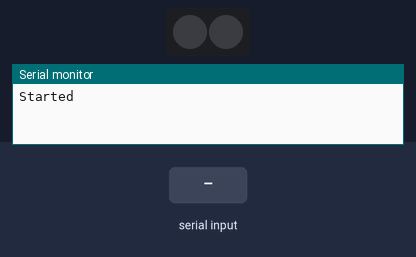
The sketch below on a simulated Arduino Uno, built with avr-gcc and run on an emulated ATmega328P. On the bench: 2 RGB LEDs in strip order, left to right, the last lines printed to the serial monitor. The inputs (shaded band) are chosen by the test bench. Dim RGB values are drawn brighter than linear; the strip is taken to match the declared colour order.

Above: at 1.8 s.
1.9 s: "P" received over the second serial link
At 3.1 s:
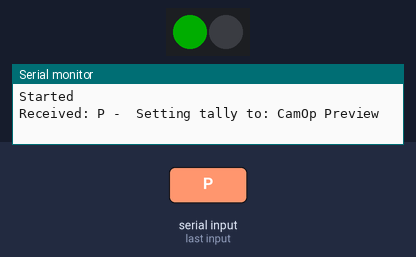
3.4 s: "B" received over the second serial link
At 4.5 s:
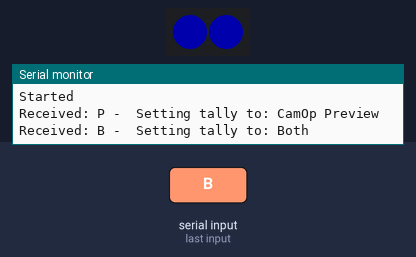
4.9 s: "L" received over the second serial link
At 5.6 s:
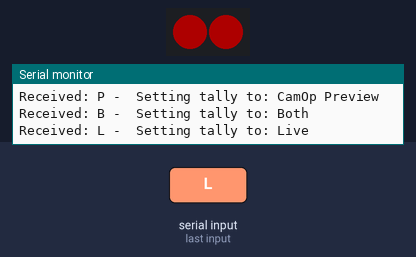
6.4 s: "T" received over the second serial link
At 6.7 s:
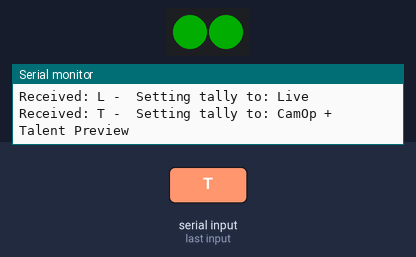
Timing chart, 0 to 8.9 s (numbered marks = the images above; inputs shaded):
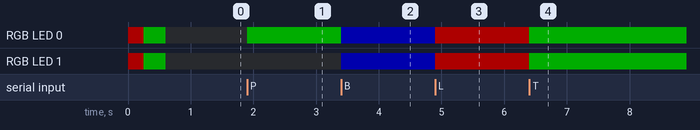

The sketch:

WirelessTallyReceiver.ino
```cpp
#include <Adafruit_NeoPixel.h>
#include <SoftwareSerial.h>

#define LED_COUNT           2

int intensity = 128;

Adafruit_NeoPixel pixel(LED_COUNT, 9, NEO_RGB + NEO_KHZ800);
SoftwareSerial XBee(3, 2);
char tally = 'N';

void setup() {
  pixel.begin();
  pixel.setBrightness(100);
  pixel.clear();
  pixel.show();

  pixel.setPixelColor(0, pixel.Color(120, 0, 0));
  pixel.setPixelColor(1, pixel.Color(120, 0, 0));
  pixel.show();

  delay(250);

  pixel.setPixelColor(0, pixel.Color(0, 120, 0));
  pixel.setPixelColor(1, pixel.Color(0, 120, 0));
  pixel.show();

  delay(250);

  XBee.begin(9600);

  // Open serial communications and wait for port to open:
  Serial.begin(9600);
  while (!Serial) {
    ; // wait for serial port to connect. Needed for native USB port only
  }
  Serial.println("Started");
  delay(100);
  pixel.clear();
  pixel.show();
}

void loop() {

  if (XBee.available())
  {
    char newTally = XBee.read();
    Serial.print("Received: ");
    Serial.print(newTally);
    Serial.print(" -  Setting tally to: ");
    if (newTally != tally) {
      switch (newTally) {
        case 'L':
          Serial.println("Live");
          pixel.fill(pixel.Color(intensity, 0, 0));
          break;
        case 'T':
          Serial.println("CamOp + Talent Preview");
          pixel.fill(pixel.Color(0, intensity, 0));
          break;
        case 'P':
          Serial.println("CamOp Preview");
          pixel.setPixelColor(0, pixel.Color(0, intensity, 0));
          pixel.fill(pixel.Color(0, 0, 0), 1);
          break;
        case 'B':
          Serial.println("Both");
          pixel.fill(pixel.Color(0, 0, intensity));
          break;
        default:
          Serial.println("Clear");
          pixel.clear();
          break;
      }

      pixel.show();
    }
  }
}
```

Measured:
- after the input at 1.9 s, RGB LED 0: off → RGB(0, 50, 0) at once
- after the input at 3.4 s, RGB LED 0: RGB(0, 50, 0) → RGB(0, 0, 50) at once; RGB LED 1: off → RGB(0, 0, 50) at once
- after the input at 4.9 s, RGB LED 0, RGB LED 1: RGB(0, 0, 50) → RGB(50, 0, 0) at once
- after the input at 6.4 s, RGB LED 0, RGB LED 1: RGB(50, 0, 0) → RGB(0, 50, 0) at once
